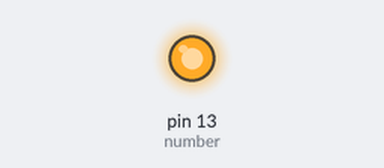
A sketch run on a simulated Arduino Uno, built with avr-gcc and run on an emulated ATmega328P. On the bench: output pins drawn as LEDs (lit = HIGH).

Above: at 2.5 s.
At 7.5 s:
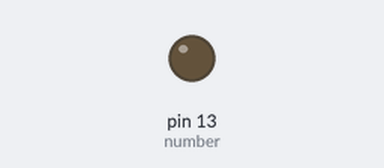
Timing chart, 0 to 13.0 s (numbered marks = the images above):
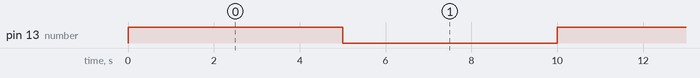

The sketch:

firstProject.ino
```cpp
int number = 13;

void setup() {
pinMode(number,OUTPUT);
}

void loop() {

digitalWrite(number, HIGH);
delay(5000);
digitalWrite(number, LOW);
delay(5000);

}
```

Measured:
- by itself, pin 13 (number): alternates HIGH for 5.0 s and LOW for 5.0 s
